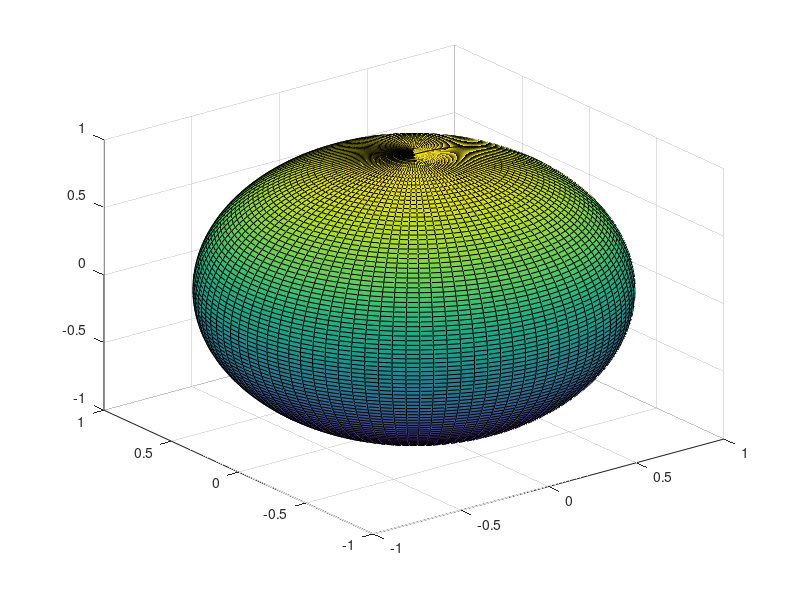

MATLAB code to generate this figure: (Note: this script raises an error after producing the figure.)
%Author: Benjamin Hagenau
%Created: 1/21/2017

%This script simulates the gravitational interactions between two celestial
%bodies (The 3-body problem).

clear all
close all
clc

%define constants
G = 6.67408 * 10^-11; %[m^3 kg^-1 s^-2]
m1 = 3*10^10; %[kg]
m2 = 1*10^8; %[kg]
m3 = 1*10^8; %[kg]

%define body 1 and 2(automatically centered at origin)
[x1,y1,z1] = sphere(100);
[x2,y2,z2] = sphere(100);
[x3,y3,z3] = sphere(100);

%%%%%%%%%%%%%%%%%%%%%%%%% DEFINE INTIAL CONTITIONS %%%%%%%%%%%%%%%%%%%%%%%%
%define initial position for each body as a vector 
pos1 = [0 0 0];
pos2 = [10 10 10];
pos3 = [20 20 20];
%define initial velocities
vel1 = [ 0 0 0 ];
vel2 = [ 1 0 0 ];
vel3 = [ 0 0 1 ];
%define time interval
dt = 1;
%set axis range
max = 100;
min = -100;

%%%%%%%%%%%%%%%%%%%%%%%%%%%%%% SIMULATION %%%%%%%%%%%%%%%%%%%%%%%%%%%%%%%%%
b1 = surf(x1,y1,z1);
b2 = mesh(x2,y2,z2);
b3 = surf(x3,y3,z3);
check = 1;
count = 0;
timeSTART = cputime;
while check == 1
    delete(b1)
    delete(b2)
    delete(b3)
    timeCURRENT = cputime - timeSTART;
    fprintf('Run time: %3.3f\n',timeCURRENT);
    count = count + 1;
%define distance between bodies
    r12 = [abs(pos1(1)-pos2(1)),abs(pos1(2)-pos2(2)),abs(pos1(3)-pos2(3))];
    r13 = [abs(pos1(1)-pos3(1)),abs(pos1(2)-pos3(2)),abs(pos1(3)-pos3(3))];
    r23 = [abs(pos3(1)-pos2(1)),abs(pos3(2)-pos2(2)),abs(pos3(3)-pos2(3))];
%define directions of each force on bodies
    u12 = [pos2(1)-pos1(1),pos2(2)-pos1(2),pos2(3)-pos1(3)]/norm(r12);
    u21 = [pos1(1)-pos2(1),pos1(2)-pos2(2),pos1(3)-pos2(3)]/norm(r12);
    u13 = [pos3(1)-pos1(1),pos3(2)-pos1(2),pos3(3)-pos1(3)]/norm(r12);
    u31 = [pos1(1)-pos3(1),pos1(2)-pos3(2),pos1(3)-pos3(3)]/norm(r13);
    u23 = [pos3(1)-pos2(1),pos3(2)-pos2(2),pos3(3)-pos2(3)]/norm(r23);
    u32 = [pos2(1)-pos3(1),pos2(2)-pos3(2),pos2(3)-pos3(3)]/norm(r23);
%define magnitude of force summations for each body
    f12 = G*m1*m2./r12;
    f13 = G*m1*m3./r13;
    f23 = G*m2*m3./r23;
%define force vectors
    F12 = f12.*u12;
    F21 = f12.*u21;
    F13 = f13.*u13;
    F31 = f13.*u31;
    F23 = f23.*u23;
    F32 = f23.*u32;
%sum forces for each object
    F1 = F12 + F13;
    F2 = F21 + F23;
    F3 = F32 + F31;
%define acceleration for each object
    acc1 = F1/m1;
    acc2 = F2/m2;
    acc3 = F3/m3;
%define new velocity and new postion
    for i = 1:3
        vel1(i) = vel1(i) + acc1(i)*dt;
        vel2(i) = vel2(i) + acc2(i)*dt;
        vel3(i) = vel3(i) + acc3(i)*dt;
        pos1(i) = pos1(i) + vel1(i)*dt;
        pos2(i) = pos2(i) + vel2(i)*dt;
        pos3(i) = pos3(i) + vel3(i)*dt;
    end
    
%plot system
    hold on
    b1 = surf(x1+pos1(1),y1+pos1(2),z1+pos1(3));
    b2 = mesh(x2+pos2(1),y2+pos2(2),z2+pos2(3));
    b3 = mesh(x3+pos3(1),y3+pos3(2),z3+pos3(3));
%plot trail
    plot3(pos1(1),pos1(2),pos1(3),'.k')
    plot3(pos2(1),pos2(2),pos2(3),'.r')
    plot3(pos3(1),pos3(2),pos3(3),'.b')
    colormap jet
    hold off
%set axis range
    xlim([min max])
    ylim([min max])
    zlim([min max])

    drawnow

%check if bodies go out of plot size
    if pos1(1) > max || pos1(1) < min
        check = 2;
    elseif pos1(2) > max || pos1(2) < min
        check = 2;
    elseif pos1(3) > max || pos1(3) < min
        check = 2;
    elseif pos2(1) > max || pos2(1) < min
        check = 2;
    elseif pos2(2) > max || pos2(2) < min
        check = 2;
    elseif pos2(3) > max || pos2(3) < min
        check = 2;
    elseif pos3(1) > max || pos3(1) < min
        check = 2;
    elseif pos3(2) > max || pos3(2) < min
        check = 2;
    elseif pos3(3) > max || pos3(3) < min
        check = 2;
    end
%stop if bodies collide
    if norm([pos1-pos2]) < 2
        check = 2;
    elseif norm([pos1 - pos2]) < 2
        check = 2;
    elseif norm([pos2 - pos3]) < 2
        check = 2;
    end
    clc
end
